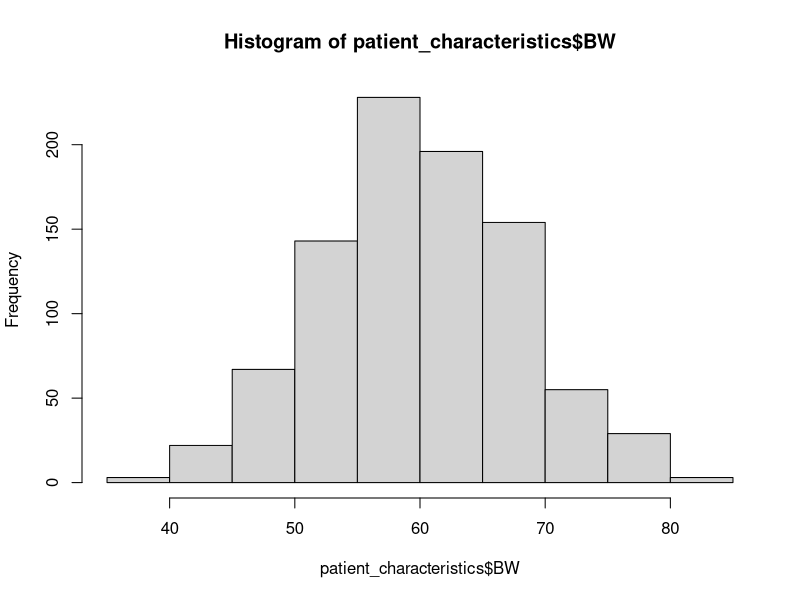
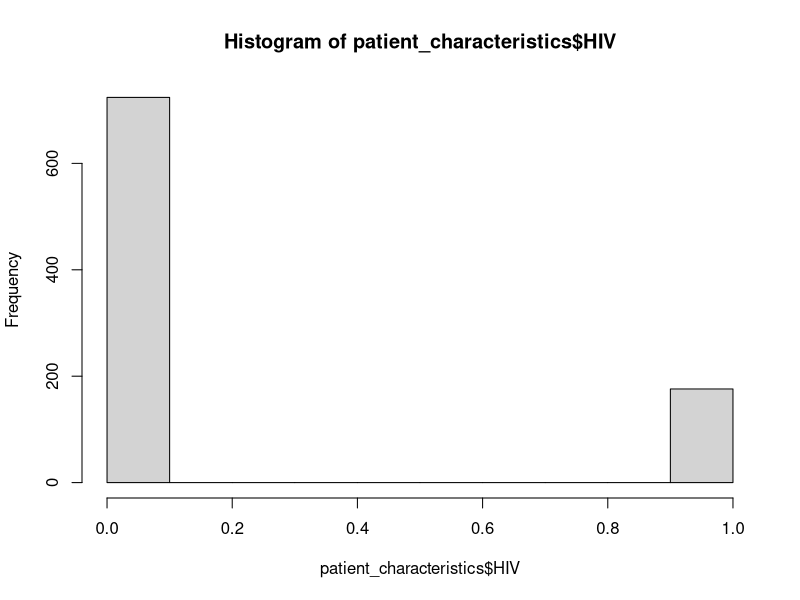

Here is the R script that generated these plots, in order:
library(tidyverse)


##### MAKING A BLANK DATASET #######


# create patient characteristics
set.seed(007)
patient_characteristics <- data.frame(
  ID    = seq(1,900),
  DOSE  = c(rep(300,300),rep(600,300),rep(900,300)),
  BW    = rnorm(900, 60, 8),
  SEX   = sample(c(0,1),900,replace=T),
  HIV   = sample(c(0,1),900,prob=c(0.8,0.2),replace=T)
  )

# visualize patient characteristics
hist(patient_characteristics$BW)
hist(patient_characteristics$HIV)

table(patient_characteristics$SEX )
table(patient_characteristics$HIV )

# create blank observation rows (EVID==0) for each patient (6 obs per patient at 1,2,4,8,12,24 hours post-dose)
df <- data.frame(ID    = rep(seq(1,900),6),
                 TIME  = c(rep(1,900),rep(2,900),
                           rep(4,900),rep(8,900),
                           rep(12,900),rep(24,900)),
                 DV    = 0,
                 EVID  = 0,
                 MDV   = 0
                ) %>% 
      arrange(ID,TIME)

# create dosing rows (EVID==1) for each patient
dosing_df <- data.frame(ID    = seq(1,900),
                 TIME  = 0,
                 DV    = 0,
                 EVID  = 1,
                 MDV   = 1
) %>% 
  arrange(ID,TIME)

# rbind obs df and dosing df
blank_df <- rbind(dosing_df,df) %>% 
  arrange(ID,TIME)

# join with patient char data
joined_df <- left_join(blank_df,patient_characteristics, by="ID") %>%
  mutate(AMT = case_when(EVID == 0 ~ 0,
                         EVID == 1 ~ DOSE)
         )

# write-out 
# write.table(joined_df, "simulation_df.csv", row.names = F)


